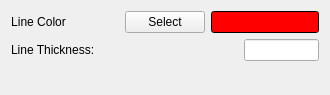
<?xml version="1.0" encoding="UTF-8"?>
<ui version="4.0">
 <class>helloAppearanceSubtab</class>
 <widget class="QWidget" name="helloAppearanceSubtab">
  <property name="geometry">
   <rect>
    <x>0</x>
    <y>0</y>
    <width>330</width>
    <height>95</height>
   </rect>
  </property>
  <property name="windowTitle">
   <string>Form</string>
  </property>
  <property name="whatsThis">
   <string>&lt;html&gt;&lt;head/&gt;&lt;body&gt;&lt;p&gt;These options concern the appearance of barbs, including the color and size of the arrows, and allowing setting of a scale factor to control barb length.&lt;/p&gt;&lt;/body&gt;&lt;/html&gt;</string>
  </property>
  <layout class="QHBoxLayout" name="horizontalLayout">
   <item>
    <layout class="QVBoxLayout" name="verticalLayout">
     <item>
      <layout class="QHBoxLayout" name="horizontalLayout_6">
       <item>
        <widget class="QLabel" name="label_3">
         <property name="text">
          <string>Line Color</string>
         </property>
         <property name="alignment">
          <set>Qt::AlignCenter</set>
         </property>
        </widget>
       </item>
       <item>
        <spacer name="horizontalSpacer">
         <property name="orientation">
          <enum>Qt::Horizontal</enum>
         </property>
         <property name="sizeHint" stdset="0">
          <size>
           <width>40</width>
           <height>20</height>
          </size>
         </property>
        </spacer>
       </item>
       <item>
        <widget class="QPushButton" name="colorSelectButton">
         <property name="toolTip">
          <string>Click button to select arrow color</string>
         </property>
         <property name="whatsThis">
          <string>Click to select the barb color</string>
         </property>
         <property name="text">
          <string>Select</string>
         </property>
        </widget>
       </item>
       <item>
        <widget class="QLineEdit" name="colorBox">
         <property name="palette">
          <palette>
           <active>
            <colorrole role="WindowText">
             <brush brushstyle="SolidPattern">
              <color alpha="255">
               <red>255</red>
               <green>255</green>
               <blue>255</blue>
              </color>
             </brush>
            </colorrole>
            <colorrole role="Button">
             <brush brushstyle="SolidPattern">
              <color alpha="255">
               <red>0</red>
               <green>0</green>
               <blue>0</blue>
              </color>
             </brush>
            </colorrole>
            <colorrole role="Light">
             <brush brushstyle="SolidPattern">
              <color alpha="255">
               <red>0</red>
               <green>0</green>
               <blue>0</blue>
              </color>
             </brush>
            </colorrole>
            <colorrole role="Midlight">
             <brush brushstyle="SolidPattern">
              <color alpha="255">
               <red>0</red>
               <green>0</green>
               <blue>0</blue>
              </color>
             </brush>
            </colorrole>
            <colorrole role="Dark">
             <brush brushstyle="SolidPattern">
              <color alpha="255">
               <red>0</red>
               <green>0</green>
               <blue>0</blue>
              </color>
             </brush>
            </colorrole>
            <colorrole role="Mid">
             <brush brushstyle="SolidPattern">
              <color alpha="255">
               <red>0</red>
               <green>0</green>
               <blue>0</blue>
              </color>
             </brush>
            </colorrole>
            <colorrole role="Text">
             <brush brushstyle="SolidPattern">
              <color alpha="255">
               <red>255</red>
               <green>255</green>
               <blue>255</blue>
              </color>
             </brush>
            </colorrole>
            <colorrole role="BrightText">
             <brush brushstyle="SolidPattern">
              <color alpha="255">
               <red>255</red>
               <green>255</green>
               <blue>255</blue>
              </color>
             </brush>
            </colorrole>
            <colorrole role="ButtonText">
             <brush brushstyle="SolidPattern">
              <color alpha="255">
               <red>255</red>
               <green>255</green>
               <blue>255</blue>
              </color>
             </brush>
            </colorrole>
            <colorrole role="Base">
             <brush brushstyle="SolidPattern">
              <color alpha="255">
               <red>255</red>
               <green>0</green>
               <blue>0</blue>
              </color>
             </brush>
            </colorrole>
            <colorrole role="Window">
             <brush brushstyle="SolidPattern">
              <color alpha="255">
               <red>0</red>
               <green>0</green>
               <blue>0</blue>
              </color>
             </brush>
            </colorrole>
            <colorrole role="Shadow">
             <brush brushstyle="SolidPattern">
              <color alpha="255">
               <red>0</red>
               <green>0</green>
               <blue>0</blue>
              </color>
             </brush>
            </colorrole>
            <colorrole role="AlternateBase">
             <brush brushstyle="SolidPattern">
              <color alpha="255">
               <red>0</red>
               <green>0</green>
               <blue>0</blue>
              </color>
             </brush>
            </colorrole>
            <colorrole role="ToolTipBase">
             <brush brushstyle="SolidPattern">
              <color alpha="255">
               <red>255</red>
               <green>255</green>
               <blue>220</blue>
              </color>
             </brush>
            </colorrole>
            <colorrole role="ToolTipText">
             <brush brushstyle="SolidPattern">
              <color alpha="255">
               <red>0</red>
               <green>0</green>
               <blue>0</blue>
              </color>
             </brush>
            </colorrole>
           </active>
           <inactive>
            <colorrole role="WindowText">
             <brush brushstyle="SolidPattern">
              <color alpha="255">
               <red>255</red>
               <green>255</green>
               <blue>255</blue>
              </color>
             </brush>
            </colorrole>
            <colorrole role="Button">
             <brush brushstyle="SolidPattern">
              <color alpha="255">
               <red>0</red>
               <green>0</green>
               <blue>0</blue>
              </color>
             </brush>
            </colorrole>
            <colorrole role="Light">
             <brush brushstyle="SolidPattern">
              <color alpha="255">
               <red>0</red>
               <green>0</green>
               <blue>0</blue>
              </color>
             </brush>
            </colorrole>
            <colorrole role="Midlight">
             <brush brushstyle="SolidPattern">
              <color alpha="255">
               <red>0</red>
               <green>0</green>
               <blue>0</blue>
              </color>
             </brush>
            </colorrole>
            <colorrole role="Dark">
             <brush brushstyle="SolidPattern">
              <color alpha="255">
               <red>0</red>
               <green>0</green>
               <blue>0</blue>
              </color>
             </brush>
            </colorrole>
            <colorrole role="Mid">
             <brush brushstyle="SolidPattern">
              <color alpha="255">
               <red>0</red>
               <green>0</green>
               <blue>0</blue>
              </color>
             </brush>
            </colorrole>
            <colorrole role="Text">
             <brush brushstyle="SolidPattern">
              <color alpha="255">
               <red>255</red>
               <green>255</green>
               <blue>255</blue>
              </color>
             </brush>
            </colorrole>
            <colorrole role="BrightText">
             <brush brushstyle="SolidPattern">
              <color alpha="255">
               <red>255</red>
               <green>255</green>
               <blue>255</blue>
              </color>
             </brush>
            </colorrole>
            <colorrole role="ButtonText">
             <brush brushstyle="SolidPattern">
              <color alpha="255">
               <red>255</red>
               <green>255</green>
               <blue>255</blue>
              </color>
             </brush>
            </colorrole>
            <colorrole role="Base">
             <brush brushstyle="SolidPattern">
              <color alpha="255">
               <red>255</red>
               <green>0</green>
               <blue>0</blue>
              </color>
             </brush>
            </colorrole>
            <colorrole role="Window">
             <brush brushstyle="SolidPattern">
              <color alpha="255">
               <red>0</red>
               <green>0</green>
               <blue>0</blue>
              </color>
             </brush>
            </colorrole>
            <colorrole role="Shadow">
             <brush brushstyle="SolidPattern">
              <color alpha="255">
               <red>0</red>
               <green>0</green>
               <blue>0</blue>
              </color>
             </brush>
            </colorrole>
            <colorrole role="AlternateBase">
             <brush brushstyle="SolidPattern">
              <color alpha="255">
               <red>0</red>
               <green>0</green>
               <blue>0</blue>
              </color>
             </brush>
            </colorrole>
            <colorrole role="ToolTipBase">
             <brush brushstyle="SolidPattern">
              <color alpha="255">
               <red>255</red>
               <green>255</green>
               <blue>220</blue>
              </color>
             </brush>
            </colorrole>
            <colorrole role="ToolTipText">
             <brush brushstyle="SolidPattern">
              <color alpha="255">
               <red>0</red>
               <green>0</green>
               <blue>0</blue>
              </color>
             </brush>
            </colorrole>
           </inactive>
           <disabled>
            <colorrole role="WindowText">
             <brush brushstyle="SolidPattern">
              <color alpha="255">
               <red>0</red>
               <green>0</green>
               <blue>0</blue>
              </color>
             </brush>
            </colorrole>
            <colorrole role="Button">
             <brush brushstyle="SolidPattern">
              <color alpha="255">
               <red>0</red>
               <green>0</green>
               <blue>0</blue>
              </color>
             </brush>
            </colorrole>
            <colorrole role="Light">
             <brush brushstyle="SolidPattern">
              <color alpha="255">
               <red>0</red>
               <green>0</green>
               <blue>0</blue>
              </color>
             </brush>
            </colorrole>
            <colorrole role="Midlight">
             <brush brushstyle="SolidPattern">
              <color alpha="255">
               <red>0</red>
               <green>0</green>
               <blue>0</blue>
              </color>
             </brush>
            </colorrole>
            <colorrole role="Dark">
             <brush brushstyle="SolidPattern">
              <color alpha="255">
               <red>0</red>
               <green>0</green>
               <blue>0</blue>
              </color>
             </brush>
            </colorrole>
            <colorrole role="Mid">
             <brush brushstyle="SolidPattern">
              <color alpha="255">
               <red>0</red>
               <green>0</green>
               <blue>0</blue>
              </color>
             </brush>
            </colorrole>
            <colorrole role="Text">
             <brush brushstyle="SolidPattern">
              <color alpha="255">
               <red>0</red>
               <green>0</green>
               <blue>0</blue>
              </color>
             </brush>
            </colorrole>
            <colorrole role="BrightText">
             <brush brushstyle="SolidPattern">
              <color alpha="255">
               <red>255</red>
               <green>255</green>
               <blue>255</blue>
              </color>
             </brush>
            </colorrole>
            <colorrole role="ButtonText">
             <brush brushstyle="SolidPattern">
              <color alpha="255">
               <red>0</red>
               <green>0</green>
               <blue>0</blue>
              </color>
             </brush>
            </colorrole>
            <colorrole role="Base">
             <brush brushstyle="SolidPattern">
              <color alpha="255">
               <red>0</red>
               <green>0</green>
               <blue>0</blue>
              </color>
             </brush>
            </colorrole>
            <colorrole role="Window">
             <brush brushstyle="SolidPattern">
              <color alpha="255">
               <red>0</red>
               <green>0</green>
               <blue>0</blue>
              </color>
             </brush>
            </colorrole>
            <colorrole role="Shadow">
             <brush brushstyle="SolidPattern">
              <color alpha="255">
               <red>0</red>
               <green>0</green>
               <blue>0</blue>
              </color>
             </brush>
            </colorrole>
            <colorrole role="AlternateBase">
             <brush brushstyle="SolidPattern">
              <color alpha="255">
               <red>0</red>
               <green>0</green>
               <blue>0</blue>
              </color>
             </brush>
            </colorrole>
            <colorrole role="ToolTipBase">
             <brush brushstyle="SolidPattern">
              <color alpha="255">
               <red>255</red>
               <green>255</green>
               <blue>220</blue>
              </color>
             </brush>
            </colorrole>
            <colorrole role="ToolTipText">
             <brush brushstyle="SolidPattern">
              <color alpha="255">
               <red>0</red>
               <green>0</green>
               <blue>0</blue>
              </color>
             </brush>
            </colorrole>
           </disabled>
          </palette>
         </property>
         <property name="toolTip">
          <string>Click button to select arrow color</string>
         </property>
         <property name="whatsThis">
          <string>Display of current line color</string>
         </property>
         <property name="text">
          <string/>
         </property>
        </widget>
       </item>
      </layout>
     </item>
     <item>
      <layout class="QHBoxLayout" name="horizontalLayout_7">
       <item>
        <widget class="QLabel" name="label_4">
         <property name="text">
          <string>Line Thickness:</string>
         </property>
        </widget>
       </item>
       <item>
        <spacer name="horizontalSpacer_2">
         <property name="orientation">
          <enum>Qt::Horizontal</enum>
         </property>
         <property name="sizeHint" stdset="0">
          <size>
           <width>40</width>
           <height>20</height>
          </size>
         </property>
        </spacer>
       </item>
       <item>
        <widget class="QLineEdit" name="thicknessEdit">
         <property name="minimumSize">
          <size>
           <width>60</width>
           <height>0</height>
          </size>
         </property>
         <property name="maximumSize">
          <size>
           <width>75</width>
           <height>16777215</height>
          </size>
         </property>
         <property name="toolTip">
          <string>&lt;!DOCTYPE HTML PUBLIC &quot;-//W3C//DTD HTML 4.0//EN&quot; &quot;http://www.w3.org/TR/REC-html40/strict.dtd&quot;&gt;
&lt;html&gt;&lt;head&gt;&lt;meta name=&quot;qrichtext&quot; content=&quot;1&quot; /&gt;&lt;style type=&quot;text/css&quot;&gt;
p, li { white-space: pre-wrap; }
&lt;/style&gt;&lt;/head&gt;&lt;body style=&quot; font-family:'MS Shell Dlg 2'; font-size:8.25pt; font-weight:400; font-style:normal;&quot;&gt;
&lt;p style=&quot; margin-top:0px; margin-bottom:0px; margin-left:0px; margin-right:0px; -qt-block-indent:0; text-indent:0px;&quot;&gt;&lt;span style=&quot; font-size:8pt;&quot;&gt;Specify diameter of arrows in terms of horizontal grid size.&lt;/span&gt;&lt;/p&gt;&lt;/body&gt;&lt;/html&gt;</string>
         </property>
         <property name="whatsThis">
          <string>The Line width is this value in pixels</string>
         </property>
        </widget>
       </item>
      </layout>
     </item>
     <item>
      <spacer name="verticalSpacer">
       <property name="orientation">
        <enum>Qt::Vertical</enum>
       </property>
       <property name="sizeHint" stdset="0">
        <size>
         <width>20</width>
         <height>40</height>
        </size>
       </property>
      </spacer>
     </item>
    </layout>
   </item>
  </layout>
 </widget>
 <resources/>
 <connections/>
</ui>
